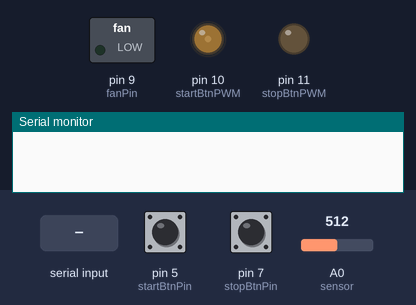
Recording of a program running on a simulated Arduino Leonardo, built with avr-gcc and run on an emulated ATmega32U4. On the bench: switched loads named in the program (green lamp = pin HIGH), output pins drawn as LEDs (lit = HIGH), the last lines printed to the serial monitor. Inputs (shaded band) come from the test bench; at power-on: pin 5 (startBtnPin) HIGH, pin 7 (stopBtnPin) HIGH, A0 (sensor) = 512.

Above: at 1.2 s.
1.3 s: pin 5 (startBtnPin) pulled LOW for 0.15 s
At 1.66 s:
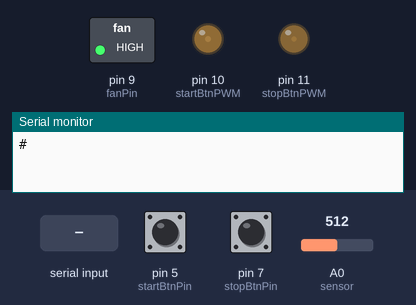
4.3 s: "C" received over Serial
At 4.9 s:
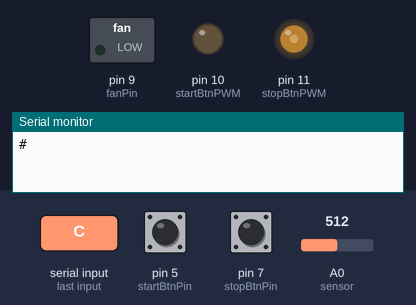
7.3 s: byte 40 (40) received over Serial
At 7.55 s:
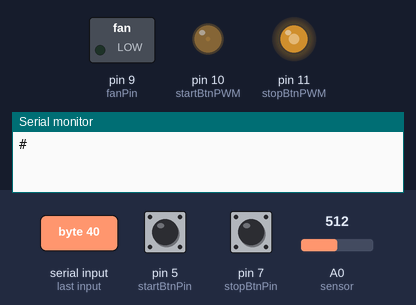
10.3 s: pin 5 (startBtnPin) pulled LOW for 1 s
At 10.58 s:
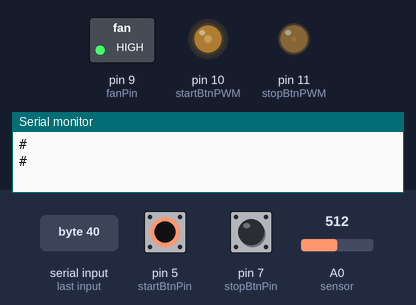
17.3 s: "C" received over Serial
At 18.1 s:
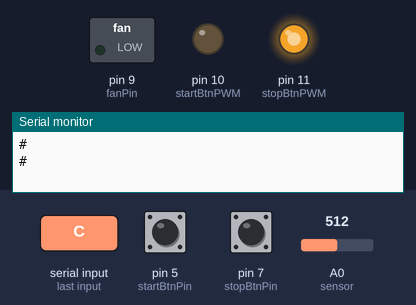
Timing chart, 0 to 21.3 s (numbered marks = the images above; inputs shaded):
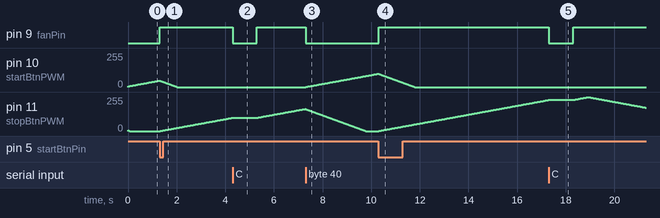

Measured:
- after the input at 1.3 s, pin 9 (fanPin): LOW → HIGH at once; pin 11 (stopBtnPWM): moves from 0/255 to 99/255 over 2.9 s, starting at once
- after the input at 4.3 s, pin 9 (fanPin): HIGH → LOW at once, → HIGH 1.0 s later
- after the input at 7.3 s, pin 9 (fanPin): HIGH → LOW at once; pin 10 (startBtnPWM): moves from 0/255 to 100/255 over 3.0 s, starting at once
- after the input at 10.3 s, pin 9 (fanPin): LOW → HIGH at once; pin 11 (stopBtnPWM): moves from 0/255 to 233/255 over 7.0 s, starting at once
- after the input at 17.3 s, pin 9 (fanPin): HIGH → LOW at once, → HIGH 1.0 s later

The program:

main.cpp
```cpp
/*
Kites - 8/8/2022

Sends & Recives data from companion processing sketch

Base process:
Waits for button press, while waiting pulse button LED (PWM to NCH Mosfet)


Updates:
8/8/22 : Base code
8/29/22: Moved all pin def to its own header
*/

#include <Arduino.h>
#include <bounce2.h>
#include <MoToTimer.h>
#include <pin_define.h>
#include <sensor_update.h>
#include <Serial_Update.h>
#include <pulse/PulseControl.h>


//bytes being sent or received:
//! (33) = Signals arduino knows game is over
//# (35) = Start game
//$ (36) = Game over signal
//% (37) = End game by stop button
//& (38) = Entered Results
//' (39) = ask arduino to send sensor update
//( (40) = Left Results
//) (41) = Starting countdown

Bounce2::Button startBtn = Bounce2::Button();
Bounce2::Button stopBtn = Bounce2::Button();

//flags
bool gameOn = false;
bool resultsFlag = false;
bool allowStop = false;

Pulse startPulse;
Pulse stopPulse;

void setup()
{
    //set pinModes
  pinMode(startBtnPWM, OUTPUT);
  pinMode(stopBtnPWM, OUTPUT);
  pinMode(fanPin, OUTPUT);

  //set starting pin values
  digitalWrite(fanPin,LOW);
  digitalWrite(startBtnPWM, LOW);
  digitalWrite(stopBtnPWM, LOW);


  // Serial communicates to computer
  Serial.begin(115200);
  while (!Serial)
  delay(10);


  //button initilize
  startBtn.attach(startBtnPin, INPUT_PULLUP);
  stopBtn.attach(stopBtnPin, INPUT_PULLUP);

  startBtn.interval(5);
  stopBtn.interval(5);

  startBtn.setPressedState(LOW);
  stopBtn.setPressedState(LOW);

  startPulse.attach(startBtnPWM);
  stopPulse.attach(stopBtnPWM);

}

void fanOn(bool On)
{
  digitalWrite(fanPin, On);
}

void results()
{
  do
  { //shut off lights and fan
  fanOn(0);
  stopPulse.setRate(5);
  stopPulse.update(0);
  startPulse.setRate(5);
  startPulse.update(0);
  gameOn = Serial_Update(gameOn);
  }while(resultsFlag == true);

}

void inGame()
{
  //turn fan on

  //turn off start button
  startPulse.setRate(15);
  startPulse.update(0);
  //turn on stop button
  stopPulse.setRate(30);
  stopPulse.update(1);
  //check for Serial updates
  gameOn = Serial_Update(gameOn);
  //check to see if signal to allow stop button has been sent

  if(stopBtn.pressed() && allowStop == true)
  {
    //Send game over signal
    Serial.print("%");
    Serial.write(10);
  }
  fanOn(1);

}

void gameOver()
{
  //turn on start button
  startPulse.setRate(30);
  startPulse.update(1);
  //turn off stop button
  stopPulse.setRate(15);
  stopPulse.update(0);
  allowStop = false;
  fanOn(false);
}

void loop()
{
 startBtn.update();
 stopBtn.update();

 //check if the game should start
 if(startBtn.pressed() == true && gameOn == false)
 {
  Serial.print("#");
  Serial.write(10);
  gameOn = true;
 }

  if(gameOn == true && resultsFlag == false)
  {
    inGame();
  }

  if(gameOn == false && resultsFlag == false)
  {
    gameOver();
  }

  if(resultsFlag == true)
  {
    results();
  }
}
```

Serial_Update.h
```cpp
extern bool resultsFlag;
extern bool zeroFlag;
extern bool gameOn,allowStop;
extern void results();
extern void sensorUpdate();

bool Serial_Update(bool gameStatus)
{
    // send it to the computer as ASCII digits
    //bytes to talk with computer
    int ByteRecv = 0;
    float ByteSend = 0.0;
    //get start byte
    ByteRecv = Serial.read();

    //lf (10) = sends line feed to close buffer
    //! (33) = Signals arduino knows game is over
    //# (35) = Start game
    //$ (36) = Game over signal
    //% (37) = End game by stop button
    //& (38) = Entered Results
    //' (39) = ask arduino to send sensor update
    //( (40) = Left Results
    //) (41) = allow stop button
    //  (42) = block stop button
    //Z (90) = calibration over start fans & release zero
    //C (67) = Start calibration

    if(ByteRecv == 39)
    {
      ByteSend = sensorUpdate(ByteSend);

      Serial.print(ByteSend);
      Serial.write(10); //sends LF to close buffer
      return  gameStatus;

    }else if(ByteRecv == 36){
      //this might be removed in final release
      //let processing know arduino left game state
      // Serial.print("!");
      // Serial.write(10); //sends LF to close buffer
      // gameStatus = false;
      return  gameStatus;

    }else if(ByteRecv == 38){
      //app has entered results
      resultsFlag = true;
      return  gameStatus;

    }else if(ByteRecv == 40){
      //app has left results
      resultsFlag = false;
      gameStatus = false;
      return  gameStatus;

    }else if(ByteRecv == 41){
        //lets the stop btn be pressed
        allowStop = true;
        return  gameStatus;}
      else if(ByteRecv == 67){
        //calibrate
        Calibration();
        return  gameStatus;
  }

  return gameStatus;
}

bool Serial_UpdateBtn(bool allowStop)
{

  // send it to the computer as ASCII digits
  //bytes to talk with computer
  int ByteRecv = 0;

  //get start byte
  ByteRecv = Serial.read();

  if(ByteRecv == 41)
  {
        //lets the stop btn be pressed
        allowStop = true;
        return  allowStop;

  }
return allowStop;
}    
```

pin_define.h
```cpp
//button setup
#define startBtnPin 5
#define startBtnPWM 10
#define stopBtnPin 7
#define stopBtnPWM 11
#define fanPin 9
#define sensorIn 18
```

MoToTimer.h
```cpp
////////////////////////////////////////////////////////////////////////////
// MoToTimer.h - part of MobaTools
//
// Class MoToTimer - Timer management for time delays in the loop
/*
    MoToTimer myTimer()                 // Create Timerobject
    void setTime( unsigned long value ) // Start Timer with new time value
    void restart()                      // Restart Timer with last set time value ( setTime )
    bool running()                      // True while timer is running
    bool expired()                      // Only 'true' at the first call after timer expiry.
    void stop()                         // Stopping the timer prematurely
    unsigned long getRemain()           // Get remaining time if timer is running, 0 otherwise
    unsigned long getElapsed()          // Get elapsed time if timer is running, last value of setTime otherwise
    unsigned long getRuntime()          // Get last value of setTime
*/
// Class MoToTimebase - create regular Events in fixed time distance
/*
    MoToTimebase myTimerbase()          // Create Timerobject
    void setBasetime( long value )       // set intervall time ( timer is not started if negative )
    void tick( )                        // true if intervalltime elapsed ( must be called regularly to start event )
    void stop()                         // stop creating ticks ( tick() will always return false )
    void start()                        // Start creating ticks if a time is set, but it is not running
    bool running()                      // True if timebase is running
    bool inactive()                     // true if no intervall time is set
*/
/*
  This library is free software; you can redistribute it and/or
  modify it under the terms of the GNU General Public
  License as published by the Free Software Foundation; either
  version 2.1 of the License, or (at your option) any later version.

  This library is distributed in the hope that it will be useful,
  but WITHOUT ANY WARRANTY; without even the implied warranty of
  MERCHANTABILITY or FITNESS FOR A PARTICULAR PURPOSE.  See the GNU
  Lesser General Public License for more details.

  You should have received a copy of the GNU General Public
  License along with this library; if not, write to the Free Software
  Foundation, Inc., 51 Franklin St, Fifth Floor, Boston, MA  02110-1301  USA
*/
#include <Arduino.h>
#ifndef MOTOTIMER_H
#define MOTOTIMER_H

class MoToTimebase
{   // create regular Events in fixed time distance
  private:
    long _interval;             //time base time im ms ( <=0 menas not running )
    unsigned long _lastTick;     // Time of last tick

  public:
    MoToTimebase() {
        _interval = 0;
    }

    void setBasetime( long baseTime ) {
        // if time baseTime is negativ, than time is set, but time base is not started and
        // can be started later with 'start' method
        _interval = baseTime;
        _lastTick = millis();
    }

    bool tick() {
        bool flag = false;
        if ( _interval>0 ) {
            // To be on the safe side, if tick is called too rarely...
            while ( millis() - _lastTick >= (unsigned long) _interval ) {
                _lastTick += _interval;
                flag = true;
            }
        }
        return flag;
    }

    void stop() {
        // Stop time base, if it is running
        if ( _interval > 0 ) _interval = -_interval;
    }

    void start() {
        // Start time base if a time is set, but it is not running
        if ( _interval < 0 ) {
            _interval = -_interval;
            _lastTick = millis();
        }
    }

    bool running() {
        // return true if time base is running
        return ( _interval > 0 );
    }

    bool inactive() {
        // return true if time base is not active
        return ( _interval == 0 );
    }
};


class MoToTimer
{
  private:
    static constexpr byte RUNNING = 0b1;
    static constexpr byte NOTEXPIRED = 0b10;
    byte active;    // Bit0: Timer is running, Bit 1: not expired Flag
    unsigned long startTime;
    unsigned long runTime;

  public:
    MoToTimer() {
        active = 0;
        startTime = 0;
        runTime = 0;
    }

    void setTime(  unsigned long wert ) {
        runTime = wert;
        if ( runTime > 0 ) {
            startTime =  millis();
            active = RUNNING | NOTEXPIRED; // set running and !expired flag
        } else {
            stop();
        }
    }

    unsigned long getRuntime() { return runTime; }

    bool running() {
        if ( active & RUNNING ) active &= ~RUNNING | ( millis() - startTime < runTime );
        return active & RUNNING;
    }

    bool expired() { // event 'timer expired'
        // this event is cleared after call of this method
        if ( running() || active == 0 ) return false;
        else active = 0;
        return true;
    }

    void stop() { active = 0; }

    void restart() { setTime( runTime ); }

    unsigned long getElapsed() {
        // return elapsed time
        if ( running() ) return ( millis() - startTime )+1;
        else return runTime;
    }

    unsigned long getRemain() {
        // return remaining time
        if ( running() ) return runTime - ( millis() - startTime );
        else return 0;
    }
    unsigned long getTime() { return getRemain(); }

};

class MoToTimerRop // Ram optimized version
{
  private:
    static constexpr byte RUNNING = 0b1;
    static constexpr byte NOTEXPIRED = 0b10;
    byte active;    // Bit0: Timer is running, Bit 1: not expired Flag
    long endtime;

  public:
    MoToTimerRop() {
        active = 0;
    }

    void setTime(  long wert ) {
        endtime =  (long) millis() + ( (long)wert>0?wert:1 );
        active = RUNNING | NOTEXPIRED; // set running and !expired flag
    }

    bool running() {
        if ( active & RUNNING ) active &= ~RUNNING | ( endtime - (long)millis() > 0 );
        return active & RUNNING;
    }

    bool expired() { // event 'timer expired'
        // this event is cleared after call of this method
        if ( running() || active == 0 ) return false;
        else active = 0;
        return true;
    }

    void stop() { active = 0; }

    long getTime() {
        // return remaining time
        if ( running() ) return endtime - (long)millis();
        else return 0;
    }
};

#endif
```

PulseControl.cpp
```cpp
#include <pulse\PulseControl.h>
#include <pulse\MoToTimer.h>
MoToTimer lightRaise;
MoToTimer lightLower;

Pulse::Pulse()
{

}

void Pulse::attach(int PWMpin)
{
    Pulse::PWMpin = PWMpin;
}

void Pulse::setRate(int rate)
{
    Pulse::rate = rate;
}

void Pulse::update(bool pulseEnable)
{
        if(lightRaise.running() == false)
        {
            if(pulseEnable == 1)
            {
                //En 0 == raise light
                if(En == 0)
                {
                    increment++;
                    analogWrite(PWMpin, increment);
                    lightRaise.setTime(rate);
                    lightRaise.restart();
                    if(increment == 255){En = 1;}
                }

                //EN 1 == lower light
                if(En == 1)
                {
                    increment--;
                    analogWrite(PWMpin, increment);
                    lightRaise.setTime(rate);
                    if(increment == 0){En = 0;}
                }
            }
        }
        if(lightLower.running() == false)
        {
            //fade out when game start
            if(pulseEnable == 0)
            {
                if(increment > 0)
                {
                increment--;
                analogWrite(PWMpin, increment);
                lightLower.setTime(rate);
                lightLower.restart();
                }
                if(increment == 0){En = 0;}
            }
        }


}
```

PulseControl.h
```cpp
#ifndef PULSECONTROL_H
#define PULSECONTROL_H

class Pulse
{
    public:
        Pulse();
        void attach(int PWMpin);
        void setRate(int rate);
        void update(bool pulseEnable);
    private:
        int PWMpin;
        bool pulseEnable;
        int rate;
        int increment = 5; //how many increments to increase
        bool En = 0; //bool to hold direction of pulse

};


#endif
```

sensor_update.h
```cpp
#include <pin_define.h>
///#define debug
//Sensor varibles
const int numReadings = 10;

double readings[numReadings];      // the readings from the analog input
int readIndex = 0;              // the index of the current reading
double total = 0;                  // the running total

double sensorVal = 0;
double lowVal = 4500;
float zeroVal = 500;
double highVal = 3955;
double lowValBaseline = 4100;
double highValBaseline = 3960;
double scalar = 7.75;

bool zeroFlag = true;

//calibration timer
MoToTimer calTimer;


//new rolling sensor filter
float alpha = 0.3; // Adjust as needed
float ema = 0.00; // This will store the Exponential Moving Average


float modifiedMap(float value, float inMin, float inMax, float outMin, float outMax) {
    // Map the input value from the input range to the output range
    float mappedValue = (value - inMin) * (outMax - outMin) / (inMax - inMin) + outMin;
    return mappedValue;
}


//establish the new Zero before turning on fans
//this is the result of the sesnor never returning to the same spot.
int findZero()
{
     int sensorVal = analogRead(A0);
     ema = round((alpha * sensorVal) + ((1 - alpha) * ema)); // Calculate the EMA
     zeroVal = ema;
     #ifdef debug
     Serial.print("Zeroing EMA:");
     Serial.println(zeroVal);
     #endif
}

void Calibration()
{
        calTimer.setTime(1000);
        do
        {
            #ifdef debug
            Serial.print("Finding zero...");
            Serial.println(zeroFlag);
            #endif
            findZero();
            digitalWrite(fanPin, LOW);
        } while (calTimer.running());

}

float sensorUpdate(float sendSensor)
{

    //map the sensor to the calibration settings
    //sensorVal = constrain(sensorVal, highVal, lowVal  );
    //  Serial.print("Constrain Val: ");
    //  Serial.println(sensorVal);


        float sensorVal = analogRead(A0); // Read the sensor value
        ema = (alpha * sensorVal) + ((1 - alpha) * ema); // Calculate the EMA
        float mapped = modifiedMap(ema, zeroVal, zeroVal - 40, 0, 500);

        #ifdef debug
        Serial.print("zeroVal:");
        Serial.println(zeroVal);
        Serial.print("EMA:");
        Serial.println(ema);

        Serial.print("map:");
        Serial.println(mappedValueString);
        #endif


     sendSensor = constrain(mapped,0,500);


   #ifdef debug
     Serial.print("Constrain Val: ");
     Serial.println(sendSensor);

    #endif

    return sendSensor;
}
```
